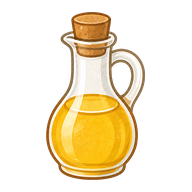
#> input picture abura.png, 192 x 192 px, given in place of icon-512.png, which was not available
$ python make-assets.py
#> lines starting #> are read from the running program, lines starting #| are printed output that depends on the picture; pictures that were not available may be replaced by others from this repository, and a replacement may not be noted
#!/usr/bin/env python3
# -*- coding: utf-8 -*-
"""
App Store 提出用のアイコンと起動画面(スプラッシュ)を、リポジトリ直下の
既存画像から生成します。

  実行方法:  python3 ios/scripts/make-assets.py
  必要なもの: Python 3 と Pillow  (pip install pillow)

生成物は ios/resources/ に出力されます。すでに生成済みのファイルが
同梱されているので、通常この script を実行し直す必要はありません。
画像を差し替えたくなったときだけ使ってください。

App Store のアイコン要件:
  - 1024 x 1024 px / PNG / 透過(アルファチャンネル)なし / 角丸を自分で付けない
  ここでは icon-512.png を不透明なブランドカラー(#1C4A3B)の上に重ねることで、
  角丸の外側を同色で埋め、要件どおりの「角のある正方形」にしています。
"""

import os
from PIL import Image

ROOT = os.path.dirname(os.path.dirname(os.path.dirname(os.path.abspath(__file__))))
OUT = os.path.join(ROOT, "ios", "resources")
OUT_IOS = os.path.join(OUT, "ios")

BRAND_DEEP = (28, 74, 59)      # #1C4A3B  マニフェストの theme_color
BRAND_BG = (243, 247, 244)     # #F3F7F4  マニフェストの background_color


def ensure_dirs():
    os.makedirs(OUT_IOS, exist_ok=True)


def build_app_icon():
    """1024x1024 / 不透明 / 角丸なしのアプリアイコンを作る。"""
    src = Image.open(os.path.join(ROOT, "icon-512.png")).convert("RGBA")
#> src is the input picture: PIL image 192x192 RGBA; mean R, G, B, A 243.8, 230.7, 203.3, 76.8
    # ベタ塗り主体の絵柄なので、シャープ処理は輪郭に光の輪(ハロー)を作るだけ。
    # LANCZOS の 2倍拡大のみで、余計な後処理はかけない。
    big = src.resize((1024, 1024), Image.LANCZOS)
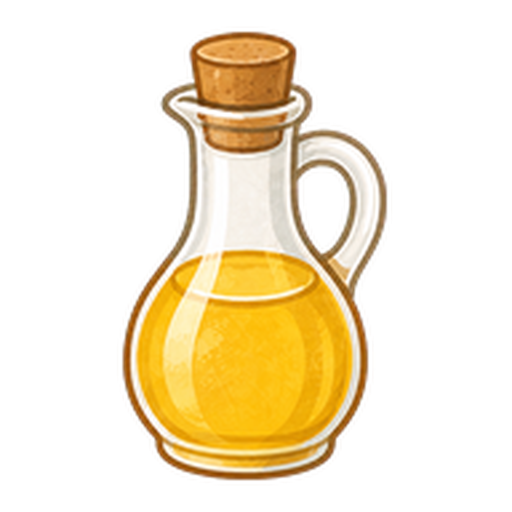
#> big: PIL image 1024x1024 RGBA (shown at 1/2 size); mean R, G, B, A 72, 58.5, 30.8, 76.8; transparent parts drawn white
    canvas = Image.new("RGB", (1024, 1024), BRAND_DEEP)
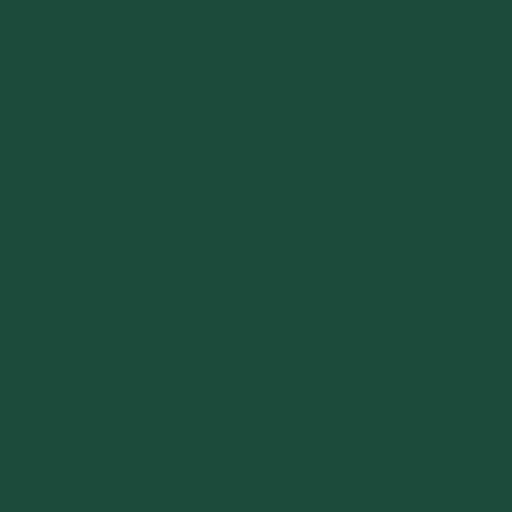
#> canvas: PIL image 1024x1024 RGB (shown at 1/2 size); mean R, G, B 28, 74, 59
    # 角丸の外側はブランドカラーで埋まる。角丸のふちも同じ緑なので継ぎ目は出ない。
    canvas.paste(big, (0, 0), big)
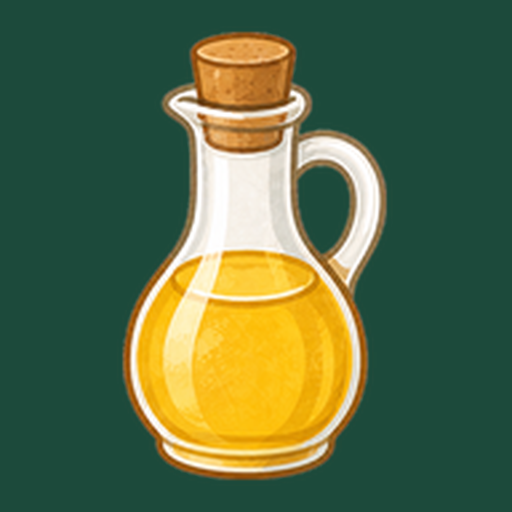
#> canvas: PIL image 1024x1024 RGB (shown at 1/2 size); mean R, G, B 87.3, 107, 69.8
    canvas.save(os.path.join(OUT, "AppIcon-1024.png"), "PNG", optimize=True)
    # Capacitor が生成する Xcode プロジェクトの差し替え先と同じファイル名でも出力
    canvas.save(os.path.join(OUT_IOS, "AppIcon-512@2x.png"), "PNG", optimize=True)
    print("  AppIcon-1024.png / ios/AppIcon-512@2x.png  (1024x1024, 不透明)")


def build_splash():
    """起動画面。2732x2732 の正方形を 1x/2x/3x の3枚に書き出す。

    iOS はこの画像を画面中央に aspect-fill で置くため、正方形の中央付近だけが
    見える。端が切れても問題ないよう、絵柄は中央 50% に収めている。
    """
    body = Image.open(os.path.join(ROOT, "wata-body.png")).convert("RGBA")
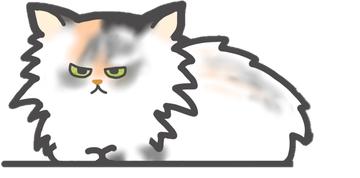
#> input picture wata-body.png, 360 x 178 px
#> body is the input picture: PIL image 360x178 RGBA; mean R, G, B, A 122.3, 120.6, 119.2, 152.5
    tail = Image.open(os.path.join(ROOT, "wata-tail.png")).convert("RGBA")
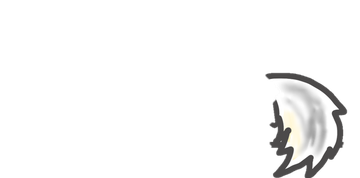
#> input picture wata-tail.png, 360 x 178 px
#> tail is the input picture: PIL image 360x178 RGBA; mean R, G, B, A 17, 16.8, 16.7, 23.4
    mascot = Image.alpha_composite(tail, body)      # しっぽが下、体が上

    size = 2732
    canvas = Image.new("RGB", (size, size), BRAND_BG)
#> canvas: PIL image 2732x2732 RGB
    target_w = int(size * 0.34)
    target_h = int(target_w * mascot.height / mascot.width)
#> target_h = 458
    mascot = mascot.resize((target_w, target_h), Image.LANCZOS)
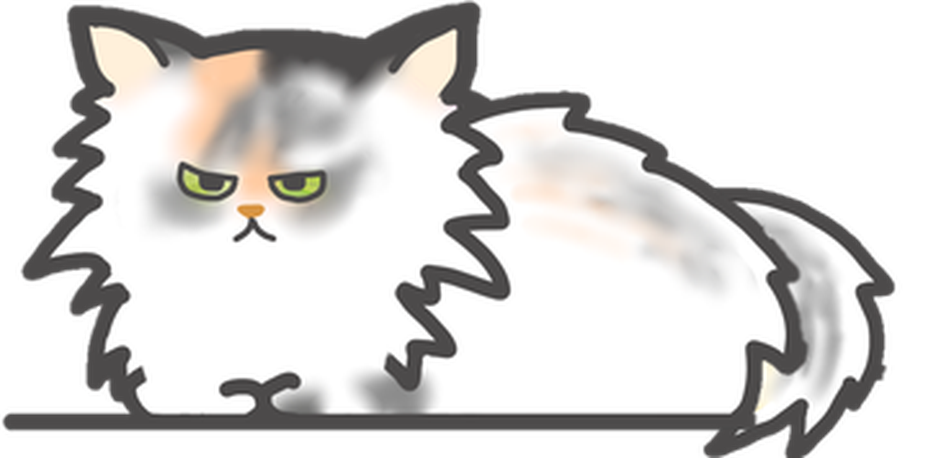
#> mascot: PIL image 928x458 RGBA; mean R, G, B, A 131.7, 130, 128.5, 166.2; transparent parts drawn white
    canvas.paste(mascot, ((size - target_w) // 2, (size - target_h) // 2), mascot)
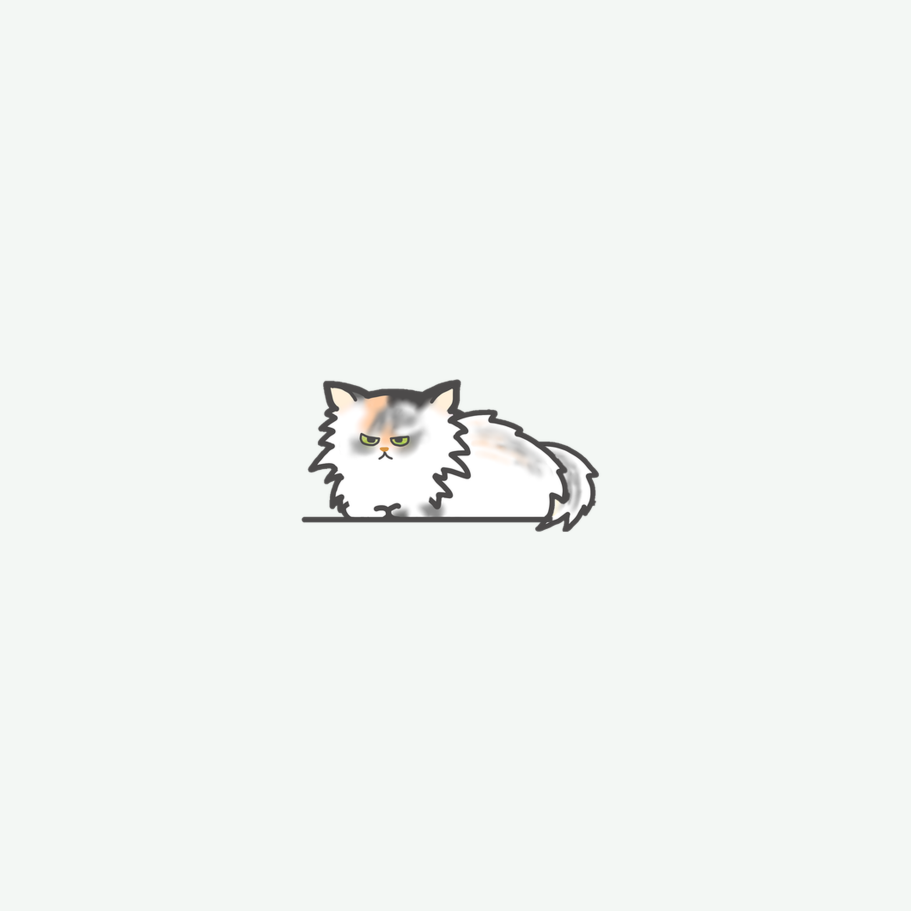
#> canvas: PIL image 2732x2732 RGB (shown at 1/3 size); mean R, G, B 241.3, 245.1, 242.1

    for name in ("splash-2732x2732.png", "splash-2732x2732-1.png", "splash-2732x2732-2.png"):
        canvas.save(os.path.join(OUT_IOS, name), "PNG", optimize=True)
    canvas.save(os.path.join(OUT, "Splash-2732.png"), "PNG", optimize=True)
    print("  Splash-2732.png / ios/splash-2732x2732*.png  (2732x2732)")


if __name__ == "__main__":
    ensure_dirs()
    print("App Store 提出用の画像を生成します:")
    build_app_icon()
    build_splash()
    print("完了: " + OUT)
